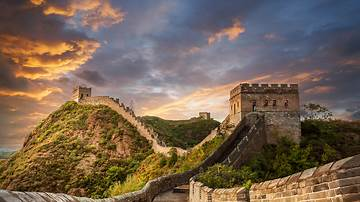
#> input picture res/sc_th.jpg, 360 x 202 px
$ python cv86_fusion_roi_drawing.py
#> lines starting #> are read from the running program, lines starting #| are printed output that depends on the picture

"""
图像融合
图像融合通常是指多张图像的信息进行融合，从而获得信息更丰富的结果，
能够帮助人们观察或计算机处理。图 5-1 是将两张不清晰的图像融合得到更清
晰的效果图。

区别如下[1-3]：
 图像加法：目标图像 = 图像 1 + 图像 2
 图像融合：目标图像 = 图像 1 × 系数 1 + 图像 2 × 系数 2 + 亮度调节量
"""

import cv2
import numpy as np
import matplotlib.pyplot as plt

"""在 OpenCV 中，图像融合主要调用 addWeighted()函数实现，其原型如
下。需要注意的是，两张融合图像的像素大小必须一致，参数 gamma 不能省
略。
dst = cv2.addWeighted(scr1, alpha, src2, beta, gamma)
dst = src1 * alpha + src2 * beta + gamma
"""
def testFusion():
    # 读取图片
    src1 = cv2.imread('res/sc_th.jpg')
    src2 = cv2.imread('res/sc_th2.jpg')

    result = cv2.addWeighted(src1, 0.6, src2, 0.6, 0)
    # 显示图像
    cv2.imshow("src1", src1)
    cv2.imshow("src2", src2)
    cv2.imshow("result", result)
    # 等待显示
    cv2.waitKey(0)
    cv2.destroyAllWindows()

"""
ROI（Region of Interest）表示感兴趣区域，是指从被处理图像以方框、
圆形、椭圆、不规则多边形等方式勾勒出需要处理的区域。可以通过各种算子
（Operator）和函数求得感兴趣 ROI 区域，被广泛应用于热点地图、人脸识
别、图像分割等领域
"""
def testROI():
    # 读取图片
    img = cv2.imread("res/lena_256.png")
    # 定义 200×200 矩阵 3 对应 BGR
    face = np.ones((124, 124, 3))
    # 显示原始图像
    cv2.imshow("Demo", img)
    # 显示 ROI 区域
    face = img[69:193, 82:206]
    cv2.imshow("face", face)
    # 等待显示
    cv2.waitKey(0)
    cv2.destroyAllWindows()

# 赋值ROI区域到其它图像上
def testROIEx():
    # 读取图片
    img = cv2.imread("res/sc_th.jpg")
#> img is the input picture: shape (202, 360, 3); mean B, G, R 83.6, 100.3, 119.1
    img2 = cv2.imread("res/sc_th2.jpg")
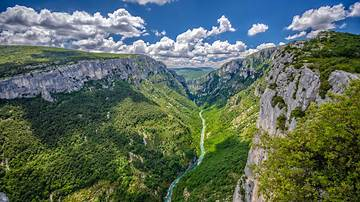
#> input picture res/sc_th2.jpg, 360 x 202 px
#> img2 is the input picture: shape (202, 360, 3); mean B, G, R 91.6, 106.3, 89.5

    # 定义 200×200 矩阵 3 对应 BGR
    roi = np.ones((124, 124, 3))
    # 显示原始图像
    cv2.imshow("t1", img)
    # 显示 ROI 区域
    roi = img[69:193, 82:206]
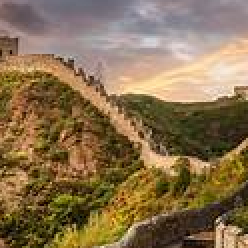
#> roi: shape (124, 124, 3) (shown 2 times larger); mean B, G, R 78.5, 112.1, 135.7
    cv2.imshow("roi", roi)

    img2[10:134, 10:134] = roi
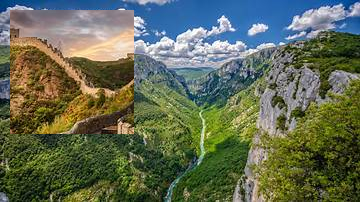
#> img2: shape (202, 360, 3); mean B, G, R 84.2, 106.4, 97.3
    cv2.imshow("roiEx", img2)

    # 等待显示
    cv2.waitKey(0)
    cv2.destroyAllWindows()

# testFusion()
# testROI()
testROIEx()
